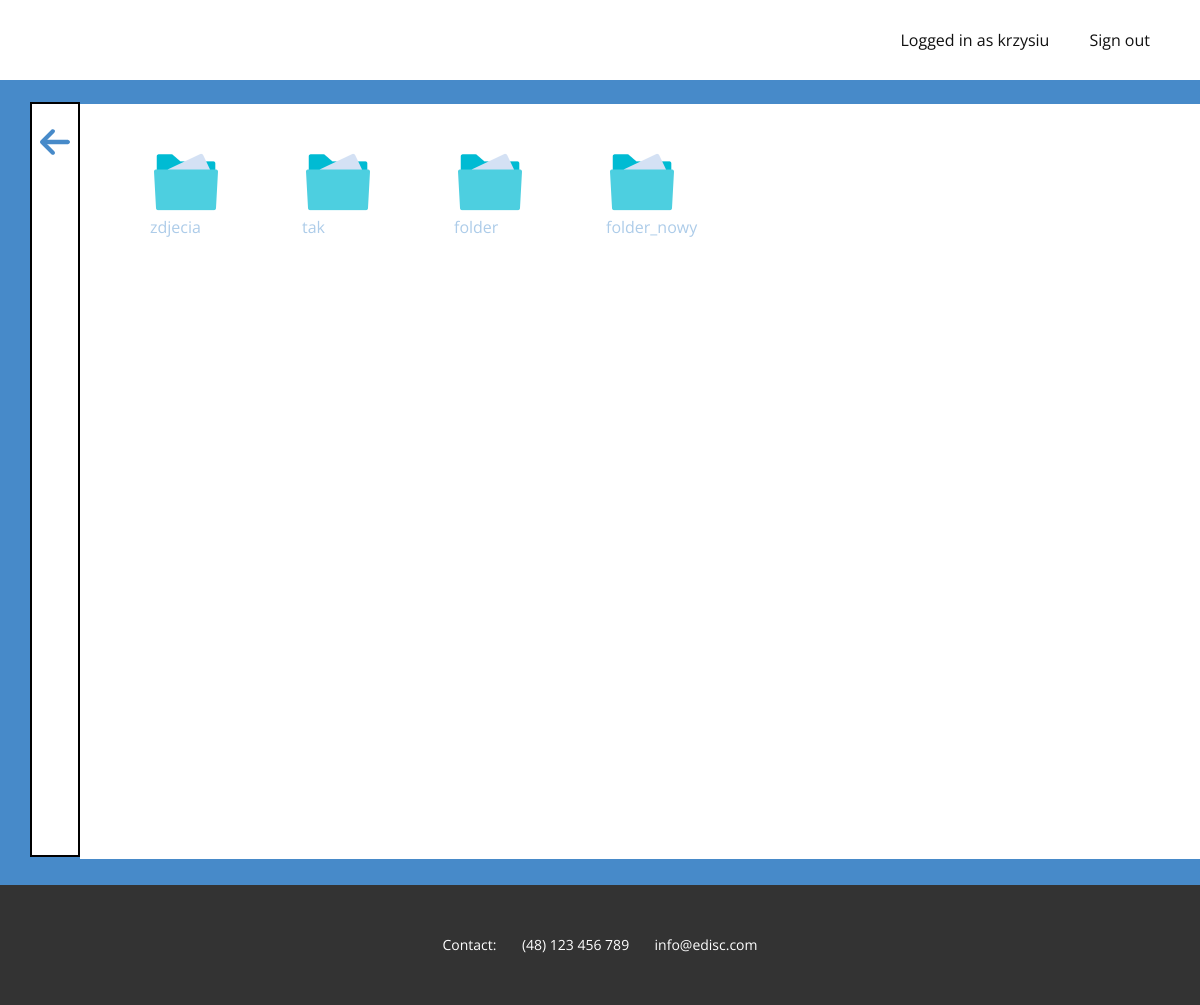
The app's page /drive/rename_directory (signed in) with its own data.
### mainapp/models.py (models this page shows, shortened)
class Directory (models.Model):
    user = models.ForeignKey(User, on_delete=models.CASCADE)
    directoryName = models.CharField(max_length=20)

### mainapp/views.py (the view)
# urls.py: path('drive/rename_directory', views.rename_directory, name='rename_directory'),
@login_required(login_url='login')
def rename_directory(request):
    return render(request, 'mainapp/rename_directory.html')

### mainapp/templates/mainapp/rename_directory.html (shortened to what this page needs)
{% extends "./base.html" %}
{% block body_content %}
    {% for dir in user.directory_set.all %}
        <div class="floatLeft">
            <a href='rename_directory/{{ dir.id }}'>
            <figure>
                    <img src="../../static/images/directory.png" width="72" height="65">
                    <figcaption>
                        {{ dir.directoryName }}
                    </figcaption>
            </figure>
        </a>
        </div>
    {% endfor %}
{% endblock %}
{% block list_content %}
    <link rel="stylesheet" href="../../static/css/directory.css" media="screen">
     <a href="../drive">
        <span class="u-icon u-icon-circle u-text-palette-1-base u-icon-1"><svg class="u-svg-link" preserveAspectRatio="xMidYMin slice" viewBox="0 0 447.243 447.243" style=""><use xmlns:xlink="http://www.w3.org/1999/xlink" xlink:href="#svg-afa0"></use></svg></span>
     </a>
    <br><br>
{% endblock %}

### mainapp/templates/mainapp/base.html (shortened to what this page needs)
{% load static %}
<html style="font-size: 16px;">
  <head>
    <link rel="stylesheet" href="{% static 'css/nicepage.css' %}" media="screen">
<link rel="stylesheet" href="{% static 'css/base_page.css' %}" media="screen">
  </head>
  <body class="u-body"><header class="u-clearfix u-header u-header" id="sec-fa40"><div class="u-clearfix u-sheet u-sheet-1">
        <nav class="u-menu u-menu-dropdown u-offcanvas u-menu-1">
          <div class="u-custom-menu u-nav-container">
<li class="u-nav-item"><b class="u-button-style u-nav-link u-text-active-palette-1-base u-text-hover-palette-2-base" style="padding: 10px 20px;">Logged in as {{ user.username }}</b>
</li><li class="u-nav-item"><a class="u-button-style u-nav-link u-text-active-palette-1-base u-text-hover-palette-2-base" href='/logout' style="padding: 10px 20px;">Sign out</a></ul>
          </li></div>
        </nav>
      </div></header>
  <section class="u-clearfix u-palette-1-base u-section-1" id="sec-0456">
      <div class="u-clearfix u-sheet u-sheet-1">
        <div class="u-container-style u-group u-shape-rectangle u-white u-group-1">
          <div class="u-container-layout u-container-layout-1">
              {% block body_content %}
              {% endblock %}
              </div>
        </div>
        <div class="u-border-2 u-border-black u-container-style u-group u-shape-rectangle u-white u-group-2">
          <div class="u-container-layout u-container-layout-2">
              {% block list_content %}
              {% endblock %}
          </div>
        </div>
      </div>
    </section>
    <footer class="u-align-center u-clearfix u-footer u-grey-80 u-footer" id="sec-69b6"><div class="u-clearfix u-sheet u-sheet-1">
        <p class="u-small-text u-text u-text-variant u-text-1">Contact: &nbsp; &nbsp; &nbsp; (48) 123 456 789 &nbsp; &nbsp; &nbsp; info@edisc.com</p>
      </div></footer>
  </body>
</html>

### mainapp/static/css/base_page.css (style rules this page uses)
.u-section-1 .u-sheet-1 { min-height: 807px; }
.u-section-1 .u-group-1 { width: 1133px; min-height: 755px; height: auto; margin: 26px -43px 0 auto; }
.u-section-1 .u-container-layout-1 { padding: 30px; }
.u-section-1 .u-icon-1 { height: 64px; width: 64px; margin: 0 auto 0 51px; }
.u-section-1 .u-group-2 { width: 50px; min-height: 755px; height: auto; margin: -755px auto 26px 0; }
.u-section-1 .u-container-layout-2 { padding: 23px 30px 14px; }

### mainapp/static/css/directory.css (style rules this page uses)
.u-section-1 .u-sheet-1 { min-height: 805px; }
.u-section-1 .u-group-1 { width: 1133px; min-height: 755px; height: auto; margin: 24px -43px 0 auto; }
.u-section-1 .u-container-layout-1 { padding: 30px; }
.u-section-1 .u-group-2 { width: 50px; min-height: 755px; height: auto; margin: -757px auto 24px 0; }
.u-section-1 .u-container-layout-2 { padding: 23px 30px 14px; }
.u-section-1 .u-icon-1 { height: 30px; width: 30px; margin: 0 auto 0 -22px; }

### mainapp/templates/mainapp/base.html (style rules this page uses)
div.floatLeft { float: left; }

### records on screen
Directory: directoryName "zdjecia"
Directory: directoryName "tak"
Directory: directoryName "folder"
Directory: directoryName "folder_nowy"

### other values on screen
{{ user.username }} "krzysiu"
